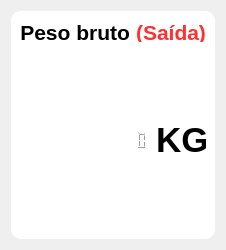
                  <widget class="QFrame" name="frame_96">
                   <property name="minimumSize">
                    <size>
                     <width>210</width>
                     <height>250</height>
                    </size>
                   </property>
                   <property name="maximumSize">
                    <size>
                     <width>16777215</width>
                     <height>300</height>
                    </size>
                   </property>
                   <property name="font">
                    <font>
                     <family>Segoe UI</family>
                    </font>
                   </property>
                   <property name="styleSheet">
                    <string notr="true"/>
                   </property>
                   <property name="frameShape">
                    <enum>QFrame::NoFrame</enum>
                   </property>
                   <property name="frameShadow">
                    <enum>QFrame::Raised</enum>
                   </property>
                   <layout class="QVBoxLayout" name="verticalLayout_86">
                    <item>
                     <widget class="QFrame" name="frame_97">
                      <property name="font">
                       <font>
                        <family>Segoe UI</family>
                       </font>
                      </property>
                      <property name="styleSheet">
                       <string notr="true">border-radius:10px;
background-color: rgb(255, 255, 255);</string>
                      </property>
                      <property name="frameShape">
                       <enum>QFrame::NoFrame</enum>
                      </property>
                      <property name="frameShadow">
                       <enum>QFrame::Raised</enum>
                      </property>
                      <layout class="QVBoxLayout" name="verticalLayout_87">
                       <item>
                        <widget class="QFrame" name="frame_117">
                         <property name="maximumSize">
                          <size>
                           <width>16777215</width>
                           <height>25</height>
                          </size>
                         </property>
                         <property name="font">
                          <font>
                           <family>Segoe UI</family>
                          </font>
                         </property>
                         <property name="frameShape">
                          <enum>QFrame::StyledPanel</enum>
                         </property>
                         <property name="frameShadow">
                          <enum>QFrame::Raised</enum>
                         </property>
                         <layout class="QHBoxLayout" name="horizontalLayout_33">
                          <property name="spacing">
                           <number>0</number>
                          </property>
                          <property name="leftMargin">
                           <number>0</number>
                          </property>
                          <property name="topMargin">
                           <number>0</number>
                          </property>
                          <property name="rightMargin">
                           <number>0</number>
                          </property>
                          <property name="bottomMargin">
                           <number>0</number>
                          </property>
                          <item>
                           <widget class="QFrame" name="frame_118">
                            <property name="maximumSize">
                             <size>
                              <width>16777215</width>
                              <height>29</height>
                             </size>
                            </property>
                            <property name="font">
                             <font>
                              <family>Segoe UI</family>
                             </font>
                            </property>
                            <property name="frameShape">
                             <enum>QFrame::StyledPanel</enum>
                            </property>
                            <property name="frameShadow">
                             <enum>QFrame::Raised</enum>
                            </property>
                            <layout class="QHBoxLayout" name="horizontalLayout_32">
                             <property name="spacing">
                              <number>0</number>
                             </property>
                             <property name="leftMargin">
                              <number>0</number>
                             </property>
                             <property name="topMargin">
                              <number>0</number>
                             </property>
                             <property name="rightMargin">
                              <number>0</number>
                             </property>
                             <property name="bottomMargin">
                              <number>0</number>
                             </property>
                             <item alignment="Qt::AlignRight">
                              <widget class="QLabel" name="label_65">
                               <property name="maximumSize">
                                <size>
                                 <width>16777215</width>
                                 <height>20</height>
                                </size>
                               </property>
                               <property name="font">
                                <font>
                                 <family>Segoe UI</family>
                                 <pointsize>16</pointsize>
                                 <weight>75</weight>
                                 <bold>true</bold>
                                </font>
                               </property>
                               <property name="styleSheet">
                                <string notr="true"/>
                               </property>
                               <property name="text">
                                <string>Peso bruto </string>
                               </property>
                               <property name="alignment">
                                <set>Qt::AlignCenter</set>
                               </property>
                              </widget>
                             </item>
                             <item alignment="Qt::AlignLeft">
                              <widget class="QLabel" name="label_66">
                               <property name="maximumSize">
                                <size>
                                 <width>16777215</width>
                                 <height>20</height>
                                </size>
                               </property>
                               <property name="font">
                                <font>
                                 <family>Segoe UI</family>
                                 <pointsize>16</pointsize>
                                 <weight>75</weight>
                                 <bold>true</bold>
                                </font>
                               </property>
                               <property name="styleSheet">
                                <string notr="true">color: rgb(255, 48, 48);</string>
                               </property>
                               <property name="text">
                                <string>(Saída)</string>
                               </property>
                               <property name="alignment">
                                <set>Qt::AlignCenter</set>
                               </property>
                              </widget>
                             </item>
                            </layout>
                           </widget>
                          </item>
                         </layout>
                        </widget>
                       </item>
                       <item>
                        <widget class="QFrame" name="frame_98">
                         <property name="minimumSize">
                          <size>
                           <width>0</width>
                           <height>74</height>
                          </size>
                         </property>
                         <property name="font">
                          <font>
                           <family>Segoe UI</family>
                          </font>
                         </property>
                         <property name="styleSheet">
                          <string notr="true">background-color: rgb(231, 231, 231);\n</string>
                         </property>
                         <property name="frameShape">
                          <enum>QFrame::StyledPanel</enum>
                         </property>
                         <property name="frameShadow">
                          <enum>QFrame::Raised</enum>
                         </property>
                         <layout class="QHBoxLayout" name="horizontalLayout_19">
                          <property name="spacing">
                           <number>0</number>
                          </property>
                          <property name="leftMargin">
                           <number>0</number>
                          </property>
                          <property name="topMargin">
                           <number>0</number>
                          </property>
                          <property name="rightMargin">
                           <number>0</number>
                          </property>
                          <property name="bottomMargin">
                           <number>0</number>
                          </property>
                          <item>
                           <widget class="QLCDNumber" name="lcdNumber_3">
                            <property name="minimumSize">
                             <size>
                              <width>0</width>
                              <height>90</height>
                             </size>
                            </property>
                            <property name="maximumSize">
                             <size>
                              <width>16777215</width>
                              <height>19999</height>
                             </size>
                            </property>
                            <property name="font">
                             <font>
                              <family>Segoe UI</family>
                              <pointsize>4</pointsize>
                             </font>
                            </property>
                            <property name="frameShape">
                             <enum>QFrame::NoFrame</enum>
                            </property>
                            <property name="smallDecimalPoint">
                             <bool>true</bool>
                            </property>
                            <property name="digitCount">
                             <number>13</number>
                            </property>
                            <property name="mode">
                             <enum>QLCDNumber::Dec</enum>
                            </property>
                            <property name="segmentStyle">
                             <enum>QLCDNumber::Filled</enum>
                            </property>
                            <property name="value" stdset="0">
                             <double>0.000000000000000</double>
                            </property>
                            <property name="intValue" stdset="0">
                             <number>0</number>
                            </property>
                           </widget>
                          </item>
                          <item>
                           <widget class="QLabel" name="label_58">
                            <property name="maximumSize">
                             <size>
                              <width>50</width>
                              <height>50</height>
                             </size>
                            </property>
                            <property name="font">
                             <font>
                              <family>Segoe UI</family>
                              <pointsize>26</pointsize>
                              <weight>75</weight>
                              <bold>true</bold>
                             </font>
                            </property>
                            <property name="text">
                             <string>KG</string>
                            </property>
                           </widget>
                          </item>
                         </layout>
                        </widget>
                       </item>
                      </layout>
                     </widget>
                    </item>
                   </layout>
                  </widget>
